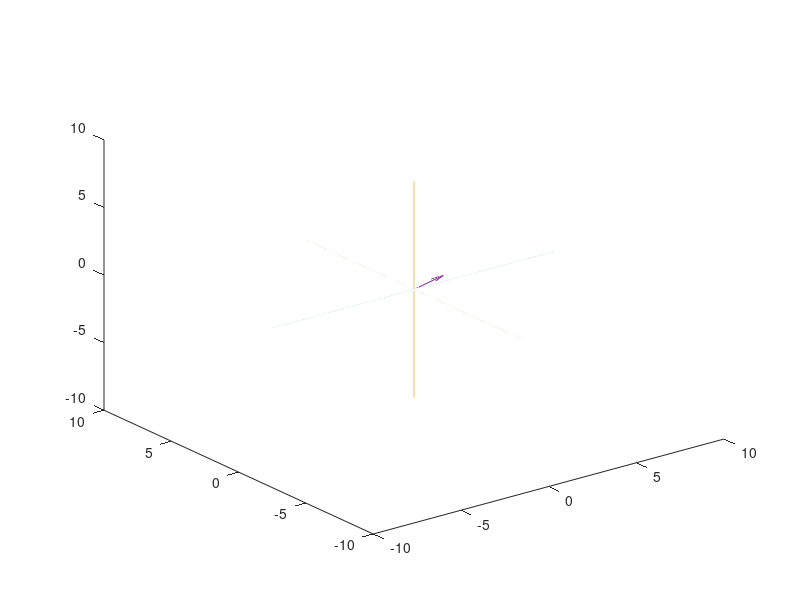

MATLAB code for this plot: (Note: this script raises an error after producing the figure.)
function Min_Max_Left_NoInstance_CSVRead()
Data = csvread('LeftArmMotionData.csv', 1,0);

Time = Data(1:end, 1);
Size = length(Time);
%--------------------------------------------------------------------------
%Arm_1 Vector Length
Arm_1 = Data(1:end, 2);

%Arm_2 Vector Length
Arm_2 = Data(1:end, 5);

%Arm_3 Vector Length
Arm_3 = Data(1:end, 8);


%--------------------------------------------------------------------------

%Arm 1------------------------------------------
%Phi Angle Setter
Upper_Arm_Phi = Data(1:end, 3);
[UAPmax, Upper_Arm_Phi_max] = max(Upper_Arm_Phi);
[UAPmin, Upper_Arm_Phi_min] = min(Upper_Arm_Phi);
Upper_Arm_Phi = pi/180*Upper_Arm_Phi;

%Theta Angle Setter
Upper_Arm_Theta = Data(1:end, 4);
[UATmax, Upper_Arm_Theta_max] = max(Upper_Arm_Theta);
[UATmin, Upper_Arm_Theta_min] = min(Upper_Arm_Theta);
Upper_Arm_Theta = pi/180*Upper_Arm_Theta;

%Arm 2------------------------------------------
%Phi Angle Setter
Forearm_Phi = Data(1:end, 6);
[FPmax, Forearm_Phi_max] = max(Forearm_Phi);
[FPmin, Forearm_Phi_min] = min(Forearm_Phi);
Forearm_Phi = pi/180*Forearm_Phi;

%Theta Angle Setter
Forearm_Theta = Data(1:end, 7);
[FTmax, Forearm_Theta_max] = max(Forearm_Theta);
[FTmin, Forearm_Theta_min] = min(Forearm_Theta);
Forearm_Theta = pi/180*Forearm_Theta;
%Arm 3------------------------------------------
%Phi Angle Setter
Hand_Phi = Data(1:end, 9);
[HPmax, Hand_Phi_max] = max(Hand_Phi);
[HPmin, Hand_Phi_min] = min(Hand_Phi);
Hand_Phi = pi/180*Hand_Phi;

%Theta Angle Setter
Hand_Theta = Data(1:end, 10);
[HTmax, Hand_Theta_max] = max(Hand_Theta);
[HTmin, Hand_Theta_min] = min(Hand_Theta);
Hand_Theta = pi/180*Hand_Theta;





%--------------------------------------------------------------------------
%Conversion from Spherical to Rectangular Coordinates 
%Arm 1
x_1 = Arm_1.*sin(Upper_Arm_Phi).*cos(Upper_Arm_Theta);
y_1 = Arm_1.*sin(Upper_Arm_Phi).*sin(Upper_Arm_Theta);
z_1 = Arm_1.*cos(Upper_Arm_Phi);

%Arm 2
x_2 = Arm_2.*sin(Forearm_Phi).*cos(Forearm_Theta);
y_2 = Arm_2.*sin(Forearm_Phi).*sin(Forearm_Theta);
z_2 = Arm_2.*cos(Forearm_Phi);

%Arm 3
x_3 = Arm_3.*sin(Hand_Phi).*cos(Hand_Theta);
y_3 = Arm_3.*sin(Hand_Phi).*sin(Hand_Theta);
z_3 = Arm_3.*cos(Hand_Phi);


%--------------------------------------------------------------------------
%Line/Axis Plots 
t1a = -8:.01:8;
t1b = 0*t1a;
t1c = 0*t1a;

t2b = -8:.01:8;
t2a = 0*t2b;
t2c = 0*t2b;

t3c = -8:.01:8;
t3a = 0*t3c;
t3b = 0*t3c;

%--------------------------------------------------------------------------
%Graphing loop
for j = 1:Size
    %Plot Axes
    plot3(t1a, t1b, t1c);
    hold on
    plot3(t2a, t2b, t2c);
    hold on
    plot3(t3a, t3b, t3c);
    hold on
    
    %Coordinate Set
    %Arm 1
    x2_begin_1 = 0;
    y2_begin_1 = 0;
    z2_begin_1 = 0;
    
    x2_1 = x_1(j);
    y2_1 = y_1(j);
    z2_1 = z_1(j);
    
    %Arm_2
    x2_begin_2 = x2_1;
    y2_begin_2 = y2_1;
    z2_begin_2 = z2_1;
    
    x2_2 = x_2(j) + x2_begin_2;
    y2_2 = y_2(j) + y2_begin_2;
    z2_2 = z_2(j) + z2_begin_2;
    
    %Arm_3
    x2_begin_3 = x2_2;
    y2_begin_3 = y2_2;
    z2_begin_3 = z2_2;
    
    x2_3 = x_3(j) + x2_begin_3;
    y2_3 = y_3(j) + y2_begin_3;
    z2_3 = z_3(j) + z2_begin_3;
    
    %Arm_1
    q_1 = quiver3([x2_begin_1],[y2_begin_1],[z2_begin_1],[x2_1],[y2_1],[z2_1]);
    switch(j)
        case Upper_Arm_Phi_max
            q_1.Color = 'blue';
        case Upper_Arm_Phi_min
            q_1.Color = 'red';
        case Upper_Arm_Theta_max
            q_1.Color = 'green';
        case Upper_Arm_Theta_min
            q_1.Color = 'm';
        otherwise
            q_1.Color = 'black';
    end
    q_1.LineWidth = 10;
    q_1.Marker = 'h';
    q_1.MarkerSize = 20;
    q_1.MarkerFaceColor = 'blue';
    q_1.MarkerEdgeColor = 'blue';
    q_1.ShowArrowHead = 'off';
    q_1.AlignVertexCenters = 'on';
    hold on
    
    %Arm_2
    q_2 = quiver3([x2_begin_2],[y2_begin_2],[z2_begin_2],[x2_2],[y2_2],[z2_2]);
    switch(j)
        case Forearm_Phi_max
            q_2.Color = 'blue';
        case Forearm_Phi_min
            q_2.Color = 'red';
        case Forearm_Theta_max
            q_2.Color = 'green';
        case Forearm_Theta_min
            q_2.Color = 'm';
        otherwise
            q_2.Color = 'black';
    end
    q_2.LineWidth = 10;
    q_2.Marker = 'h';
    q_2.MarkerSize = 20;
    q_2.MarkerFaceColor = 'blue';
    q_2.MarkerEdgeColor = 'blue';
    q_2.ShowArrowHead = 'off';
    q_2.AlignVertexCenters = 'on';
    hold on
    
    %Arm_3
    q_3 = quiver3([x2_begin_3],[y2_begin_3],[z2_begin_3],[x2_3],[y2_3],[z2_3]);
    switch(j)
        case Hand_Phi_max
            q_3.Color = 'blue';
        case Hand_Phi_min
            q_3.Color = 'red';
        case Hand_Theta_max
            q_3.Color = 'green';
        case Hand_Theta_min
            q_3.Color = 'm';
        otherwise 
            q_3.Color = 'black';
    end
    q_3.LineWidth = 10;
    q_3.Marker = 'h';
    q_3.MarkerSize = 20;
    q_3.MarkerFaceColor = 'blue';
    q_3.MarkerEdgeColor = 'blue';
    q_3.ShowArrowHead = 'on';
    q_3.AlignVertexCenters = 'on';
    hold on
    
    axis([-5 5 -5 5 -5 5])
    drawnow
    pause(.005)
    hold off
end

%Table Var Names - for min and max export
Upper_Arm_Phi = [UAPmax; Upper_Arm_Phi_max; UAPmin; Upper_Arm_Phi_min];
Upper_Arm_Theta = [UATmax; Upper_Arm_Theta_max; UATmin; Upper_Arm_Theta_min];
Forearm_Phi = [FPmax;Forearm_Phi_max;FPmin; Forearm_Phi_min];
Forearm_Theta = [FTmax;Forearm_Theta_max; FTmin; Forearm_Theta_min];
Hand_Phi = [HPmax; Hand_Phi_max; HPmin; Hand_Phi_min];
Hand_Theta = [HTmax; Hand_Theta_max; HTmin; Hand_Theta_min];

RowNames = {'Max'; 'Time Index # at which Max occurred'; 'Min'; 'Time Index # at which Min occurred'};


%Make and export CSV file with Min and Max values
T = table(Upper_Arm_Phi, Upper_Arm_Theta, Forearm_Phi, Forearm_Theta, Hand_Phi, Hand_Theta, 'RowNames', RowNames);
writetable(T, 'LeftArmMotion_Min_Max_Data.csv', 'WriteRowNames', true);

%Type out CSV file in Command Window
%type 'LeftArmMotion_Min_Max_Data.csv'

